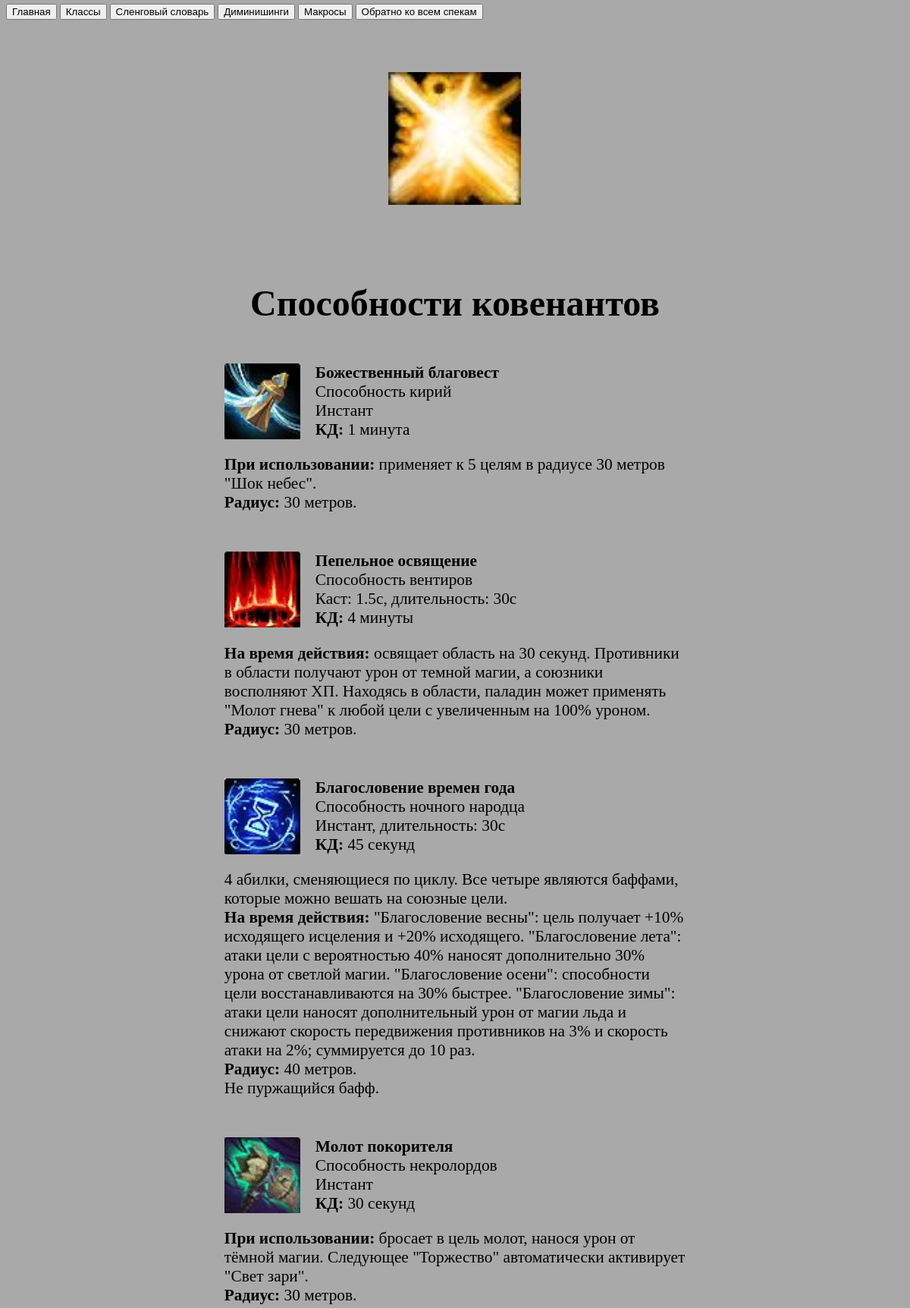
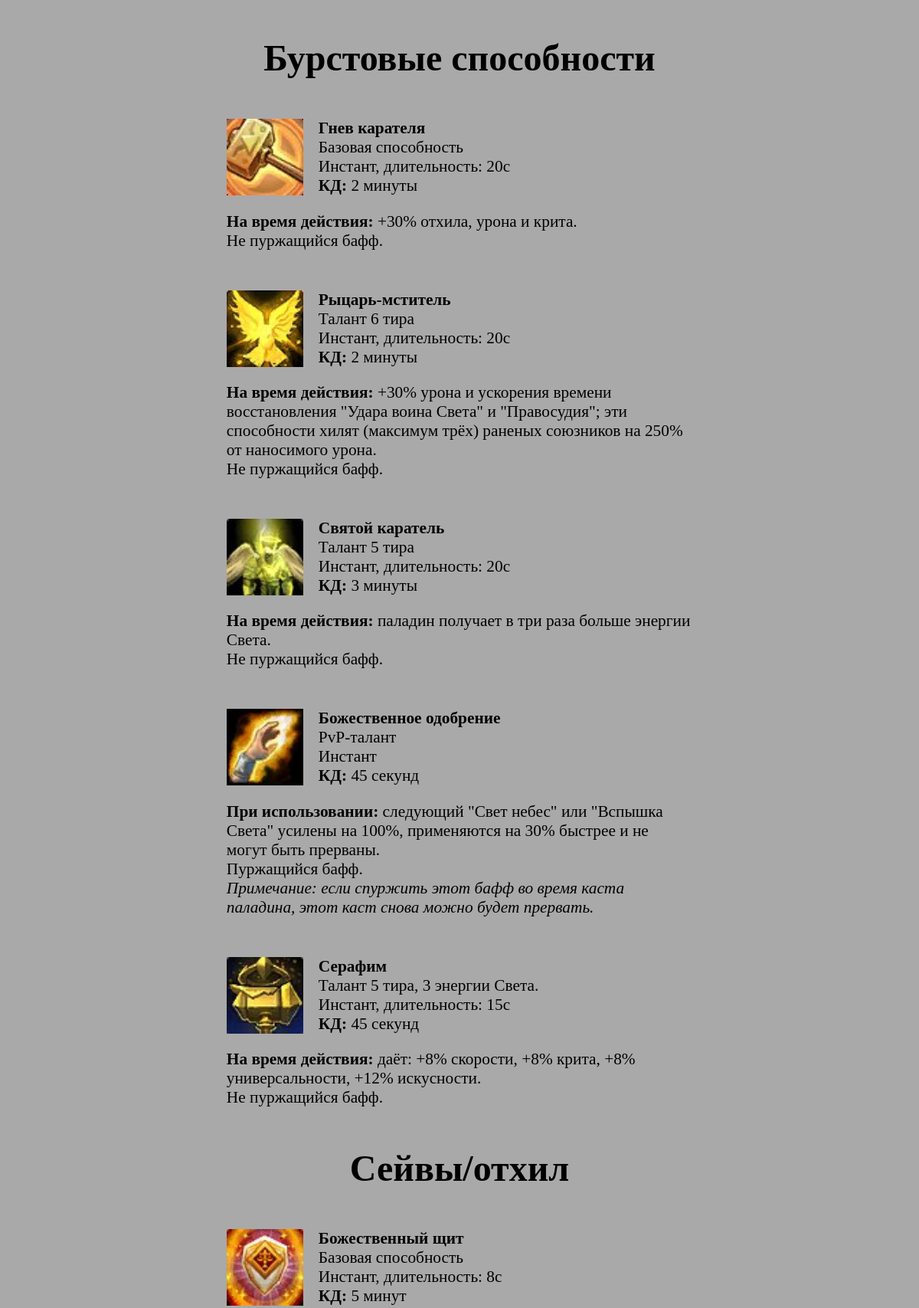
The app's page /classes/1/ (upper part) with its own data (2 pictures, top to bottom).
### main/models.py (models this page shows, shortened)
class Spec(models.Model): #спек конкретного класса
    klass = models.ForeignKey(ClassName, on_delete=models.CASCADE)
    name = models.CharField(max_length=100)
    image = models.CharField(max_length=100, default="/static/main/images/") #относительная ссылка на картинку

class Spell(models.Model): #общий вид ячейки таблицы
    spec = models.ForeignKey(Spec, on_delete=models.CASCADE)
    kind = models.CharField(max_length=100, default="бурст") #бурст/сейв/контроль/мобил./другое
    image = models.CharField(max_length=100, default="/static/main/images/") #относительная ссылка на картинку
    name = models.CharField(max_length=100) #название спелла
    tier = models.CharField(max_length=100, default="Базовая способность") #можно с Integer: 0, если базовый, 1-7, если талант 1-7 тира, 8, если PvP-талант
    type = models.CharField(max_length=100, default="Инстант") #инстант, каст или пассивка
    cd = models.CharField(max_length=100, blank=True) #КД спелла
    explain = models.CharField(max_length=500, blank=True) #если не нужны выделения
    on_use = models.CharField(max_length=500, blank=True) #При использовании:
    on_duration = models.CharField(max_length=500, blank=True) #На время действия:
    radius = models.CharField(max_length=100, blank=True) #Радиус:
    buff_type = models.CharField(max_length=100, blank=True) #(не)дисп/пурж бафф/дебафф
    note = models.CharField(max_length=500, blank=True) #Примечание:

### main/views.py (the view)
# urls.py: path('classes/<int:special>/', views.spec, name="specialization")
def spec(request, special):
    this_spec = Spec.objects.get(pk = special)
    return render(request, 'main/classes/base_spec.html', {'spec': this_spec})

### main/templatetags/main_extras.py (called while the page is built)
@register.simple_tag
def filter_spec_burst(spek, num):
    num = int(num)
    spec_list = Spec.objects.in_bulk()
    for i in spec_list.keys():
        if spec_list[i].name == spek:
            main_list = Spell.objects.filter(spec=i).filter(kind="бурст").in_bulk()
            try:
                key = list(main_list.keys())[num-1]
            except IndexError:
                return None
            else:
                return main_list[key]

@register.simple_tag
def filter_spec_save(spek, num):
    num = int(num)
    spec_list = Spec.objects.in_bulk()
    for i in spec_list.keys():
        if spec_list[i].name == spek:
            main_list = Spell.objects.filter(spec=i).filter(kind="сейв").in_bulk()
            try:
                key = list(main_list.keys())[num-1]
            except IndexError:
                return None
            else:
                return main_list[key]

@register.simple_tag
def filter_spec_cc(spek, num):
    num = int(num)
    spec_list = Spec.objects.in_bulk()
    for i in spec_list.keys():
        if spec_list[i].name == spek:
            main_list = Spell.objects.filter(spec=i).filter(kind="контроль").in_bulk()
            try:
                key = list(main_list.keys())[num-1]
            except IndexError:
                return None
            else:
                return main_list[key]

@register.simple_tag
def filter_spec_mobile(spek, num):
    num = int(num)
    spec_list = Spec.objects.in_bulk()
    for i in spec_list.keys():
        if spec_list[i].name == spek:
            main_list = Spell.objects.filter(spec=i).filter(kind="мобильность").in_bulk()
            try:
                key = list(main_list.keys())[num-1]
            except IndexError:
                return None
            else:
                return main_list[key]

@register.simple_tag
def filter_spec_utility(spek, num):
    num = int(num)
    spec_list = Spec.objects.in_bulk()
    for i in spec_list.keys():
        if spec_list[i].name == spek:
            main_list = Spell.objects.filter(spec=i).filter(kind="утилити").in_bulk()
            try:
                key = list(main_list.keys())[num-1]
            except IndexError:
                return None
            else:
                return main_list[key]

@register.simple_tag
def spec_abilities(spec_id, type):
    spell_count = Spell.objects.filter(spec=spec_id).filter(kind=type).count()
    massive = [i+1 for i in range(spell_count)]
    return massive

### main/templates/main/classes/base_spec.html (shortened to what this page needs)
{% load static %}
{% load main_extras %}
<link rel="stylesheet" type="text/css" href="{% static 'main/style_spec.css' %}">
<html>
{% class_translation spec_id=spec.id as my_class %}
<head>
</head>
<header>
    <button onclick="window.location.href='/'" class="button">Главная</button>
    <button onclick="window.location.href='/classes'" class="button">Классы</button>
    <button onclick="window.location.href='/slang'" class="button">Сленговый словарь</button>
    <button onclick="window.location.href='/diminishing'" class="button">Диминишинги</button>
    <button onclick="window.location.href='/macro'" class="button">Макросы</button>
    <button onclick="window.location.href='/classes/{{ my_class }}'" class="button go_back">Обратно ко всем спекам</button>
</header>
<body>
  <center>
  <br>
  <br>
  <table>
  <tr>
      <th>
        <a class="images" href="#" title="" alt="{{ spec.name }}"><img src="{{ spec.image }}" height="175" alt=""></a>
      </th>
  </tr>
  </table>
  <table class="table2">
  <tr>
    <th>Способности ковенантов</th>
  </tr>
  {% spec_abilities spec_id=spec.id type="ковенант" as maximum %}
  {% for j in maximum %}
    <tr>
      {% filter_spec_coven spek=spec.name num=j as spell %}
        <td>
          {% if spell.name %}
            <p><img hspace="0" vspace="0" align="left" src="{{ spell.image }}" height="100">
            <b>{{ spell.name }}</b><br>
            {{ spell.tier }}<br>
            {{ spell.type }}<br>
            {% if spell.cd != "" %}
              <b>КД: </b>{{ spell.cd }}
            {% else %}
              <br>
            {% endif %}
            </p>
            <p>
            {% if spell.explain != "" %}
              {{ spell.explain }}<br>
            {% endif %}
            {% if spell.on_use != "" %}
              <b>При использовании: </b>{{ spell.on_use }}<br>
            {% endif %}
            {% if spell.on_duration != "" %}
              <b>На время действия: </b>{{ spell.on_duration }}<br>
            {% endif %}
            {% if spell.radius != "" %}
              <b>Радиус: </b>{{ spell.radius }}<br>
            {% endif %}
            {% if spell.buff_type != "" %}
              {{ spell.buff_type }}<br>
            {% endif %}
            </p>
          {% endif %}
        </td>
    </tr>
  {% endfor %}
  <tr>
    <th>Бурстовые способности</th>
  </tr>
  {% spec_abilities spec_id=spec.id type="бурст" as maximum %}
  {% for j in maximum %}
    <tr>
      {% filter_spec_burst spek=spec.name num=j as spell %}
        <td>
          {% if spell.name %}
            <p><img hspace="0" vspace="0" align="left" src="{{ spell.image }}" height="100">
            <b>{{ spell.name }}</b><br>
            {{ spell.tier }}<br>
            {{ spell.type }}<br>
            {% if spell.cd != "" %}
              <b>КД: </b>{{ spell.cd }}
            {% else %}
              <br>
            {% endif %}
            </p>
            <p>
            {% if spell.on_use != "" %}
              <b>При использовании: </b>{{ spell.on_use }}<br>
            {% endif %}
            {% if spell.on_duration != "" %}
              <b>На время действия: </b>{{ spell.on_duration }}<br>
            {% endif %}
            {% if spell.buff_type != "" %}
              {{ spell.buff_type }}<br>
            {% endif %}
            {% if spell.note != "" %}
              <i>Примечание: {{ spell.note }}</i>
            {% endif %}
            </p>
          {% endif %}
        </td>
    </tr>
  {% endfor %}
  <tr>
    <th>Сейвы/отхил</th>
  </tr>
  {% spec_abilities spec_id=spec.id type="сейв" as maximum %}
  {% for j in maximum %}
    <tr>
        {% filter_spec_save spek=spec.name num=j as spell %}
        <td>
          {% if spell.name %}
            <p><img hspace="0" vspace="0" align="left" src="{{ spell.image }}" height="100">
            <b>{{ spell.name }}</b><br>
            {{ spell.tier }}<br>
            {{ spell.type }}<br>
            {% if spell.cd != "" %}
              <b>КД: </b>{{ spell.cd }}
            {% else %}
              <br>
            {% endif %}
            </p>
          {% endif %}
        </td>
    </tr>
  {% endfor %}
  {% spec_abilities spec_id=spec.id type="контроль" as maximum %}
  {% spec_abilities spec_id=spec.id type="мобильность" as maximum %}
  {% spec_abilities spec_id=spec.id type="утилити" as maximum %}
  </center>
</body>
</html>

### main/static/main/style_spec.css (style rules this page uses)
html { background-color: DarkGrey; }
header { grid-area: header; display: block; position: fixed; top: 5; }
body { overflow: auto; }
p { font-size: 16pt; }
table { border-spacing: 50px; width: 60%; table-layout: fixed; }
table th { font-size: 36pt; }
table td { vertical-align: top; width: 33.33%; }
table tr { font-size: 36pt; }
.table2 img { margin-right: 20px; }
.images { text-align: center; display: inline-block; overflow: hidden; position: relative; text-decoration: none; }
.images:before { display: block; background-color: rgb(0, 0, 0); content: ""; height: 100%; opacity: 0; position: absolute; width: 100%; z-index: 2; }
.images:after { font-family: 'Lucida Console'; color: white; content: attr(alt); display: block; font-size: 16px; opacity: 0; padding: 0 3%; position: absolute; text-transform: none; top: 50%; -webkit-transform-origin: 50% 0%; transform-origin: 50% 0%; -webkit-transform: scale(0) translateY(-50%); transform: scale(0) translateY(-50%); width: 94%; z-index: 3; }
.images img { border: none; display: block; z-index: 1; }
.images:after { -webkit-transition: all 350ms ease-in-out; transition: all 350ms ease-in-out; }

### records on screen
Spec: image (picture)
Spell: image (picture), name "Божественный благовест", tier "Способность кирий", type "Инстант", cd "1 минута", on_use "применяет к 5 целям в радиусе 30 метров \"Шок небес\".", radius "30 метров."
Spell: image (picture), name "Пепельное освящение", tier "Способность вентиров", type "Каст: 1.5с, длительность: 30с", cd "4 минуты", on_duration "освящает область на 30 секунд. Противники в области получают урон от темной магии, а союзники восполняют ХП. Находясь в области, паладин может применять \"Молот гнева\" к любой цели с увеличенным на 100% уроном.", radius "30 метров."
Spell: image (picture), name "Благословение времен года", tier "Способность ночного народца", type "Инстант, длительность: 30с", cd "45 секунд", explain "4 абилки, сменяющиеся по циклу. Все четыре являются баффами, которые можно вешать на союзные цели.", on_duration "\"Благословение весны\": цель получает +10% исходящего исцеления и +20% исходящего. \"Благословение лета\": атаки цели с вероятностью 40% наносят дополнительно 30% урона от светлой магии. \"Благословение осени\": способности цели восстанавливаются на 30% быстрее. \"Благословение зимы\": атаки цели наносят дополнительный урон от магии льда и снижают скорость передвижения противников на 3% и скорость атаки на 2%; суммируется до 10 раз.", radius "40 метров.", buff_type "Не пуржащийся бафф."
Spell: image (picture), name "Молот покорителя", tier "Способность некролордов", type "Инстант", cd "30 секунд", on_use "бросает в цель молот, нанося урон от тёмной магии. Следующее \"Торжество\" автоматически активирует \"Свет зари\".", radius "30 метров."
Spell: image (picture), name "Гнев карателя", tier "Базовая способность", type "Инстант, длительность: 20с", cd "2 минуты", on_duration "+30% отхила, урона и крита.", buff_type "Не пуржащийся бафф."
Spell: image (picture), name "Рыцарь-мститель", tier "Талант 6 тира", type "Инстант, длительность: 20с", cd "2 минуты", on_duration "+30% урона и ускорения времени восстановления \"Удара воина Света\" и \"Правосудия\"; эти способности хилят (максимум трёх) раненых союзников на 250% от наносимого урона.", buff_type "Не пуржащийся бафф."
Spell: image (picture), name "Святой каратель", tier "Талант 5 тира", type "Инстант, длительность: 20с", cd "3 минуты", on_duration "паладин получает в три раза больше энергии Света.", buff_type "Не пуржащийся бафф."
Spell: image (picture), name "Божественное одобрение", tier "PvP-талант", type "Инстант", cd "45 секунд", on_use "следующий \"Свет небес\" или \"Вспышка Света\" усилены на 100%, применяются на 30% быстрее и не могут быть прерваны.", buff_type "Пуржащийся бафф.", note "если спуржить этот бафф во время каста паладина, этот каст снова можно будет прервать."
Spell: image (picture), name "Серафим", tier "Талант 5 тира, 3 энергии Света.", type "Инстант, длительность: 15с", cd "45 секунд", on_duration "даёт: +8% скорости, +8% крита, +8% универсальности, +12% искусности.", buff_type "Не пуржащийся бафф."
Spell: image (picture), name "Божественный щит", tier "Базовая способность", type "Инстант, длительность: 8с", cd "5 минут"
